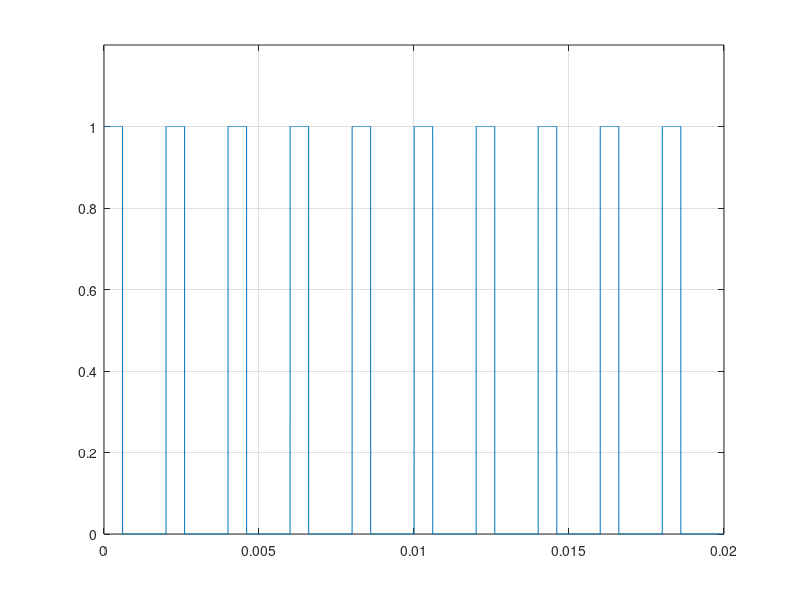

This chart was generated by the following MATLAB code:
clc
clear all

%pwm
Ts = 1e-6                        %Örnekleme zamaný  (sn)
Tsim = 0.02                      %Simulasyon süresi (sn)
fswitch= 500;                    %Anahtarlama frekansý (Hz)
tswitch = 1 / fswitch            %Anahtarlama periyodu (sn)
lambda = 0.3;                    %PWM doluluk oraný
Vref = 0;
tcounter = 0;
tduty = tswitch * lambda
c = 0;

for t=0:Ts:Tsim 
c=c+1;
tcounter = tcounter + Ts;
if tcounter < tduty
    Vref = 1;
    elseif tcounter >= tduty 
        Vref = 0;
end
if tcounter >= tswitch
    tcounter = 0;
    m = 5
end

x(c)= t      ;             
y1(c) = Vref   ;       
end

figure
plot (x,y1)
ylim([0 1.2])
xlim([0 0.02])
grid on


